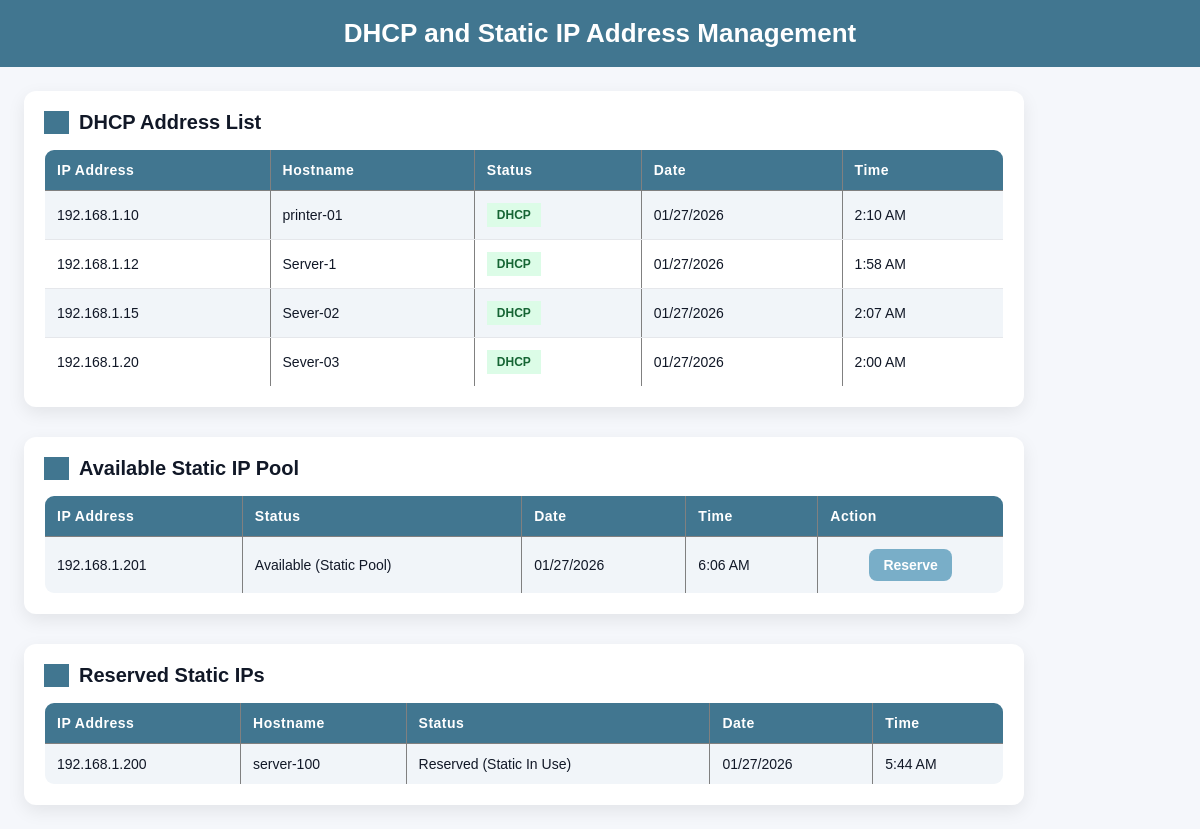
Before: / with the older database file.
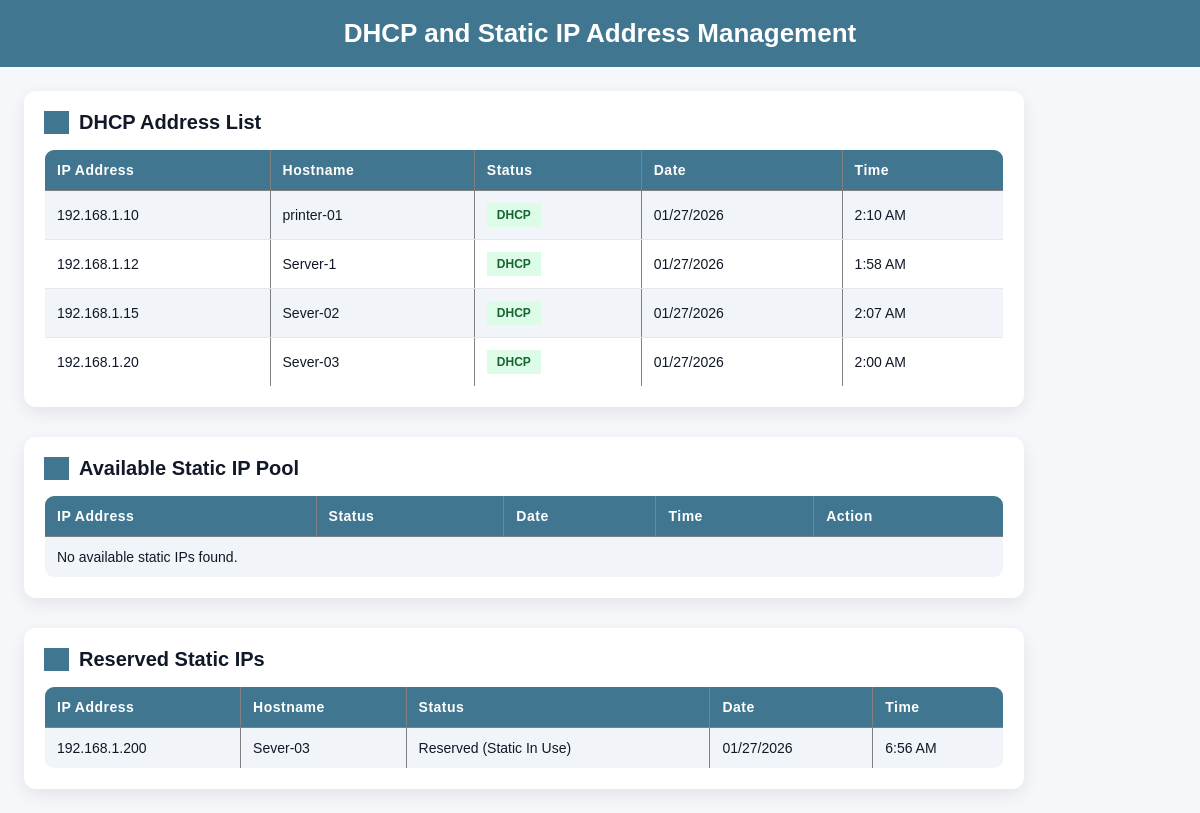
After: the same page with the newer database file.
### ipam/models.py (models this page shows)
class IPAddress(models.Model):
    ip_address = models.GenericIPAddressField(unique=True)
    hostname = models.CharField(max_length=100, blank=True)
    status = models.CharField(
        max_length=20,
        choices=[
            ('dhcp', 'DHCP'),
            ('available', 'Available (Static Pool)'),
            ('reserved', 'Reserved (Static In Use)'),
        ],
        default='dhcp'
    )
    updated_at = models.DateTimeField(auto_now=True)
    class Meta:
        verbose_name = "DHCP Address"
        verbose_name_plural = "IP Addresses"

### ipam/views.py (the view)
# urls.py: path('', dhcp_list, name='dhcp_list'),
def dhcp_list(request):
    dhcp_addresses = IPAddress.objects.filter(status='dhcp')
    available_static = IPAddress.objects.filter(status='available')
    reserved_static = IPAddress.objects.filter(status='reserved')
    return render(request, 'ipam/dhcp_list.html', {
        'dhcp_addresses': dhcp_addresses,
        'available_static': available_static,
        'reserved_static': reserved_static,
    })

### ipam/templates/ipam/dhcp_list.html (shortened to what this page needs)
<!DOCTYPE html>
{% load static %}
<html lang="en">
<head>
    <link rel="stylesheet" href="{% static 'css/style.css' %}">
</head>
<body>
    <header>
        <h1>DHCP and Static IP Address Management</h1>
    </header>
    <main>
        <section id="dhcp-section">
            <h2>DHCP Address List</h2>
            <table border="1" cellpadding="5">
                <tr>
                    <th>IP Address</th>
                    <th>Hostname</th>
                    <th>Status</th>
                    <th>Date</th>
                    <th>Time</th>
                </tr>
                {% for ip in dhcp_addresses %}
                <tr>
                    <td>{{ ip.ip_address }}</td>
                    <td>{{ ip.hostname|default:"-" }}</td>
                    <td>
                        <span class="status-badge status-{{ ip.status }}">
                            {{ ip.get_status_display }}
                        </span>
                    </td>
                    <td>{{ ip.updated_at|date:"m/d/Y" }}</td>
                    <td>{{ ip.updated_at|date:"g:i A" }}</td>
                </tr>
                {% empty %}
                <tr>
                    <td colspan="3">No DHCP address found.</td>
                </tr>
                {% endfor %}
            </table>
        </section>
        <section id="available-section" style="margin-top: 30px;">
            <h2>Available Static IP Pool</h2>
            <table border="1" cellpadding="5">
                <tr>
                    <th>IP Address</th>
                    <th>Status</th>
                    <th>Date</th>
                    <th>Time</th>
                    <th>Action</th>
                </tr>
                {% for ip in available_static %}
                <tr>
                    <td>{{ ip.ip_address }}</td>
                    <td>{{ ip.get_status_display }}</td>
                    <td>{{ ip.updated_at|date:"m/d/Y" }}</td>
                    <td>{{ ip.updated_at|date:"g:i A" }}</td>
                    <td class="flex">
                        <form action="{% url 'reserve_ip' ip.id %}" method="POST">
                            <button type="submit" class="reserve-btn">Reserve</button>
                        </form>
                    </td>
                </tr>
                {% empty %}
                <tr>
                    <td colspan="5">No available static IPs found.</td>
                </tr>
                {% endfor %}
            </table>
        </section>
        <section id="reserved-section" style="margin-top: 30px;">
            <h2>Reserved Static IPs</h2>
            <table border="1" cellpadding="5">
                <tr>
                    <th>IP Address</th>
                    <th>Hostname</th>
                    <th>Status</th>
                    <th>Date</th>
                    <th>Time</th>
                </tr>
                {% for ip in reserved_static %}
                <tr>
                    <td>{{ ip.ip_address }}</td>
                    <td>{{ ip.hostname|default:"-" }}</td>
                    <td>{{ ip.get_status_display }}</td>
                    <td>{{ ip.updated_at|date:"m/d/Y" }}</td>
                    <td>{{ ip.updated_at|date:"g:i A" }}</td>
                </tr>
                {% empty %}
                <tr>
                    <td colspan="5">No reserved static IPs found.</td>
                </tr>
                {% endfor %}
            </table>
        </section>
    </main>
</body>
</html>

### ipam/static/css/style.css (style rules this page uses)
* { margin: 0; padding: 0; box-sizing: border-box; }
body { font-family: Arial, Helvetica, sans-serif; background-color: #f5f7fb; color: #111827; }
header { background-color: #417690; color: white; padding: 18px 24px; }
header h1 { margin: 0; font-size: 26px; font-weight: bold; text-align: center; }
main { padding: 24px; }
section { background: white; padding: 20px; border-radius: 12px; box-shadow: 0 6px 18px rgba(0, 0, 0, 0.08); max-width: 1000px; }
section h2 { margin-top: 0; font-size: 20px; border-left: 25px solid #417690; padding-left: 10px; }
table { width: 100%; border-collapse: collapse; margin-top: 15px; overflow: hidden; border-radius: 10px; cursor: pointer; }
th, td { padding: 12px; text-align: left; }
th { background: #417690; color: white; font-size: 14px; letter-spacing: 0.5px; }
tr:nth-child(even) td { background: #f1f5f9; }
td { font-size: 14px; border-bottom: 1px solid #e5e7eb; }
.status-badge { padding: 5px 10px; font-size: 12px; font-weight: bold; display: inline-block; }
.status-dhcp { background: #dcfce7; color: #166534; }

Changed rows visible on the page:
removed IPAddress: ip_address "192.168.1.201", status "Available (Static Pool)", updated_at "01/27/2026", updated_at "6:06 AM", shown under "Available Static IP Pool"
removed IPAddress: ip_address "192.168.1.200", hostname "server-100", status "Reserved (Static In Use)", updated_at "01/27/2026", updated_at "5:44 AM", shown under "Reserved Static IPs"
added IPAddress: ip_address "192.168.1.200", hostname "Sever-03", status "Reserved (Static In Use)", updated_at "01/27/2026", updated_at "6:56 AM", shown under "Reserved Static IPs"
Other visible differences:
text now shown: "No available static IPs found."
